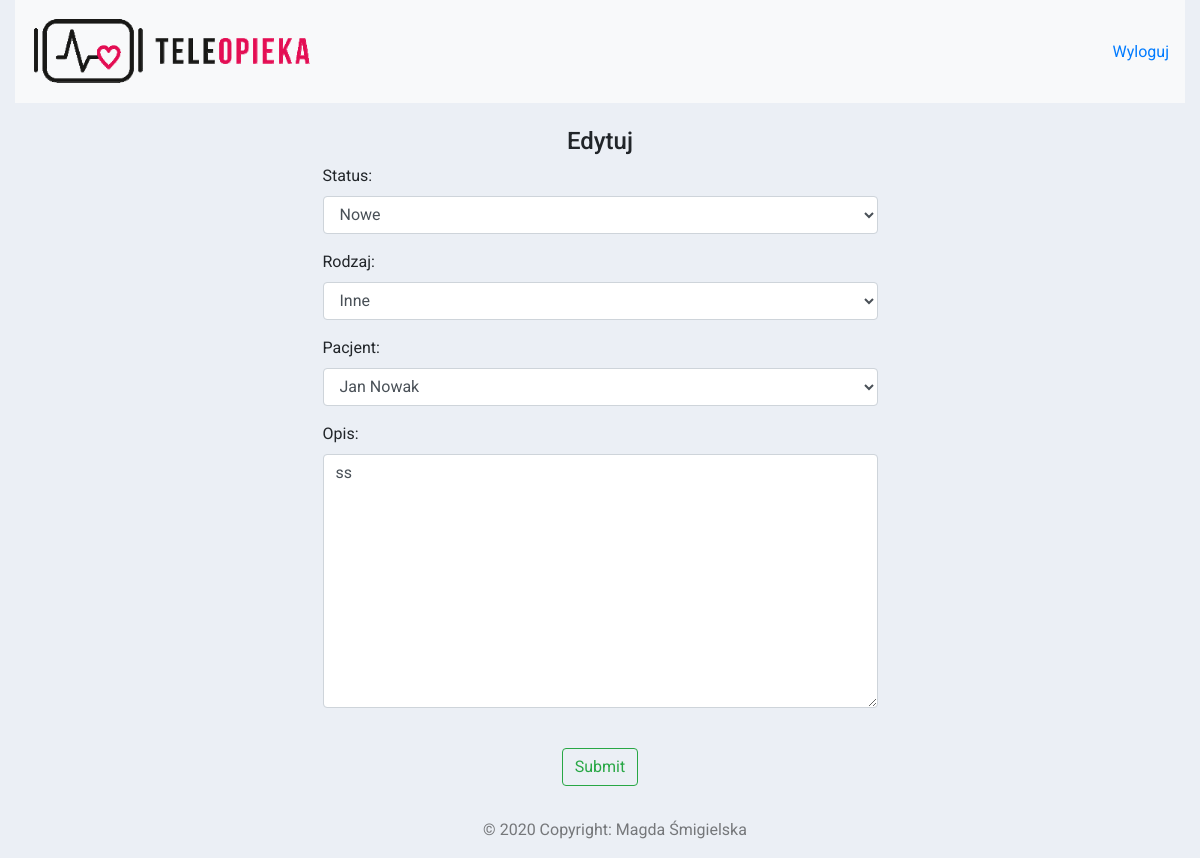
Before: /aktualizuj_zgloszenie/5/ (signed in) with the older database file.
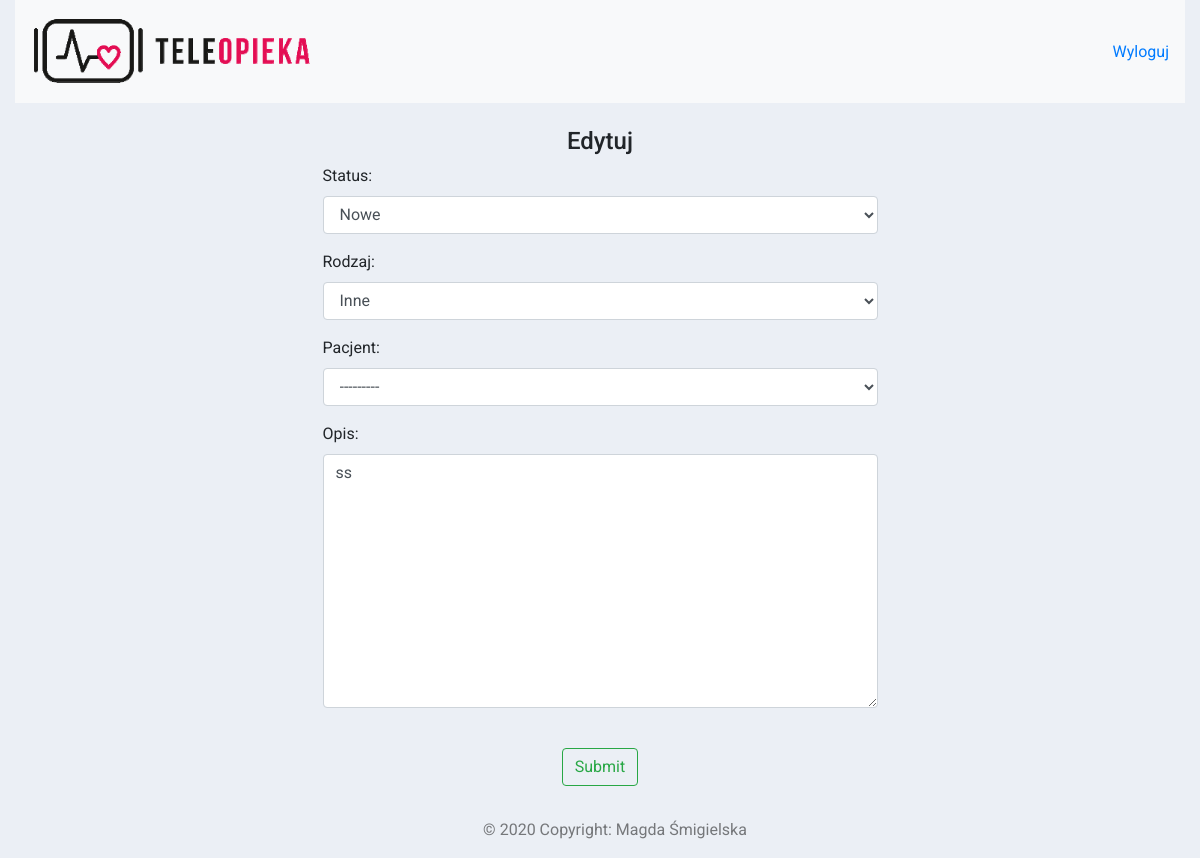
After: the same page with the newer database file.
### pacjenci/models.py (models this page shows)
class Zgloszenie(models.Model):
    class Meta:
        verbose_name = "Zgłoszenie"
        verbose_name_plural = "Zgłoszenia"
    STATUS = (
        ('Nowe', 'Nowe'),
        ('W trakcie', 'W trakcie'),
        ('Rozwiązane', 'Rozwiązane')
    )
    RODZAJ = (
        ('Awaria', 'Awaria'),
        ('Rezygnacja', 'Rezygnacja'),
        ('Inne', 'Inne')
    )
    status = models.CharField(max_length=200, null=True, choices=STATUS)
    rodzaj = models.CharField(max_length=200, null=True, choices=RODZAJ)
    pacjent = models.ForeignKey(Pacjent, null=True, on_delete=models.SET_NULL)
    opis = models.CharField(max_length=500, null=True)
    data_dodania = models.DateTimeField(auto_now_add=True, null=True)

### pacjenci/views.py (the view)
# urls.py: path('aktualizuj_zgloszenie/<str:pk>/', views.aktualizujZgloszenie, name = "aktualizuj_zgloszenie"),
@login_required(login_url='login')
def aktualizujZgloszenie(request, pk):
    zgloszenie = Zgloszenie.objects.get(id=pk)
    form = DodajZgloszenie(instance=zgloszenie)
    if request.method == 'POST':
        form = DodajZgloszenie(request.POST, instance=zgloszenie)
        if form.is_valid():
            form.save()
            return redirect('/')
    context = {'form': form}
    return render(request, 'pacjenci/dodaj_zgloszenie.html', context)

### pacjenci/forms.py
class DodajZgloszenie(ModelForm):
    class Meta:
        model = Zgloszenie
        fields = ['status', 'rodzaj', 'pacjent', 'opis']
        widgets = {
            'status': forms.Select(attrs={'class': 'form-control'}),
            'rodzaj': forms.Select(attrs={'class': 'form-control'}),
            'pacjent': forms.Select(attrs={'class': 'form-control'}),
            'opis': forms.Textarea(attrs={'class': 'form-control'}),
        }

### pacjenci/models.py (called while the page is built)
    def __str__(self):
        return self.imie_i_nazwisko

### pacjenci/templates/pacjenci/dodaj_zgloszenie.html (shortened to what this page needs)
{% extends 'pacjenci/main.html' %}
{% load static %}
{% block content %}
<br>
<h4 class="text-center">Edytuj</h4>
<div class="offset-3 col-md-6">
    <div class="form-group">
        <form method="POST">
            {{form.as_p}}
            <br>
            <center>
            <input type="submit" class="btn btn-outline-success align-center" name="Zapisz">
            </center>
    </div>
</div>
{% endblock %}

Changed rows visible on the page:
changed Zgloszenie "Nowe": pacjent "Jan Nowak" → "---------"
